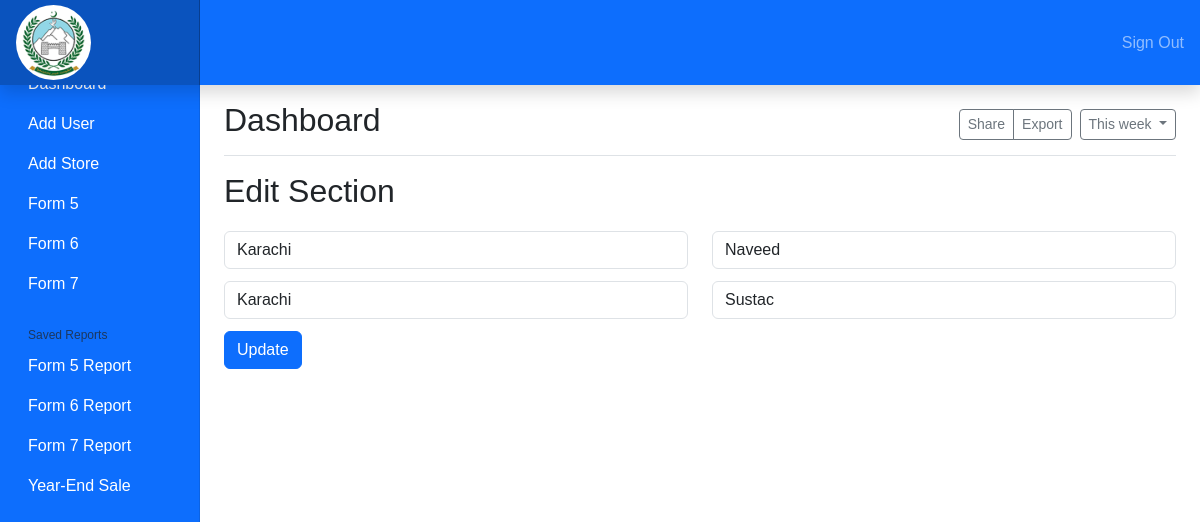
Page /DrugApp/index.php/AddstoreController/edit/19 on the committed database.
### tables this page shows
CREATE TABLE `store` (
  `id` int(11) NOT NULL,
  `storename` varchar(50) NOT NULL,
  `ownername` varchar(50) NOT NULL,
  `address` varchar(100) NOT NULL,
  `drugs` text NOT NULL,
  `reg` varchar(30) NOT NULL
);

### DrugApp/application/controllers/AddstoreController.php (called while the page is built, shortened)
<?php
class AddstoreController extends CI_Controller
{
    public function __construct()
    {
        $this->load->model('StoreModel');
    }
    function edit($id){
        $this->load->model('EditModel');
        $data['user']= $this->EditModel->getuser($id);
        $data['id'] = $id;
        $this->load->view('Editview',$data);
    }
}

### DrugApp/index.php (called while the page is built, shortened)
<?php
require_once BASEPATH.'core/CodeIgniter.php';

### DrugApp/application/models/EditModel.php (called while the page is built, shortened)
<?php
class EditModel extends CI_Model{
    public function getuser($id){
        $this->db->where('id',$id);
        $query = $this->db->get('store');
        return $query->row();
    }
}
?>

### DrugApp/application/views/Editview.php (the view, shortened to what this page needs)
<header class="navbar navbar-dark sticky-top bg-primary flex-md-nowrap p-0 shadow">
    <a class="navbar-brand col-md-3 col-lg-2 me-0 px-3" href="#">
        <img class="rounded-circle" src="../assets/images/bfc.png" alt="logo" style="width: 75px; height:75px;" />
    </a>
    <div class="navbar-nav">
        <div class="nav-item text-nowrap">
            <a class="nav-link px-3" href="<?php echo base_url('index.php/DashboardController/logout'); ?>">Sign out</a>
        </div>
    </div>
</header>
<div class="container-fluid">
    <div class="row">
        <nav id="sidebarMenu" class="col-md-3 col-lg-2 d-md-block bg-primary sidebar collapse">
            <div class="position-sticky pt-3">
                <ul class="nav flex-column">
                    <li class="nav-item">
                        <a class="nav-link active" aria-current="page" href="#">
                        </a>
                    </li>
                    <li class="nav-item">
                        <a class="nav-link" href="" data-bs-toggle="modal" data-bs-target="#myModal">
                            Add User
                        </a>
                    </li>
                    <li class="nav-item">
                        <a class="nav-link" href="<?php echo base_url('index.php/AddstoreController') ?>">
                            Add Store
                        </a>
                    </li>
                    <li class="nav-item">
                        <a class="nav-link" href="<?php echo base_url('index.php/formscontroller/FormfiveController') ?>">
                            Form 5
                        </a>
                    </li>
                    <li class="nav-item">
                        <a class="nav-link" href="#">
                            Form 6
                        </a>
                    </li>
                    <li class="nav-item">
                        <a class="nav-link" href="#">
                            Form 7
                        </a>
                    </li>
                </ul>
                <h6 class="sidebar-heading d-flex justify-content-between align-items-center px-3 mt-4 mb-1 text-muted">
                    <span>Saved reports</span>
                </h6>
                <ul class="nav flex-column mb-2">
                    <li class="nav-item">
                        <a class="nav-link" href="<?php echo base_url('index.php/formscontroller/FormfiveController') ?>">
                            Form 5 Report
                        </a>
                    </li>
                    <li class="nav-item">
                        <a class="nav-link" href="#">
                            Form 6 Report
                        </a>
                    </li>
                    <li class="nav-item">
                        <a class="nav-link" href="#">
                            Form 7 Report
                        </a>
                    </li>
                    <li class="nav-item">
                        <a class="nav-link" href="#">
                            Year-end sale
                        </a>
                    </li>
                </ul>
            </div>
        </nav>
        <main class="col-md-9 ms-sm-auto col-lg-10 px-md-4">
            <div class="d-flex justify-content-between flex-wrap flex-md-nowrap align-items-center pt-3 pb-2 mb-3 border-bottom">
                <h1 class="h2">Dashboard</h1>
                <div class="btn-toolbar mb-2 mb-md-0">
                    <div class="btn-group me-2">
                        <button type="button" class="btn btn-sm btn-outline-secondary">Share</button>
                        <button type="button" class="btn btn-sm btn-outline-secondary">Export</button>
                    </div>
                    <button type="button" class="btn btn-sm btn-outline-secondary dropdown-toggle">
                        This week
                    </button>
                </div>
            </div>
            <h2>Edit Section</h2>
            <form action="<?php echo base_url('index.php/AddstoreController/edit') ?>" method="post">
                <div class="row">
                    <div class="col-md-6 col-sm-6">
                        <div class="form-group">
                            <input type="text" class="form-control" name="storename" value="<?= $user->storename ?>">
                        </div>
                    </div>
                    <div class="col-md-6 col-sm-6">
                        <div class="form-group">
                            <input type="text" class="form-control" name="ownername" value="<?= $user->ownername ?>">
                        </div>
                    </div>
                </div>
                <div class="row">
                    <div class="col-md-6 col-sm-6">
                        <div class="form-group">
                            <input type="text" class="form-control" name="address" value="<?= $user->address ?>">
                        </div>
                    </div>
                    <div class="col-md-6 col-sm-6">
                        <div class="form-group">
                            <input type="text" class="form-control" name="drugs" value="<?= $user->drugs ?>">
                        </div>
                    </div>
                </div>
                <div class="form-group">
                    <input type="submit" class="btn btn-primary" name="submit" value="update">
                </div>
            </form>
        </main>
    </div>
</div>

### DrugApp/assets/style.css (style rules this page uses)
* { padding: 0; margin: 0; box-sizing: border-box; font-family: Verdana, Geneva, Tahoma, sans-serif; text-transform: capitalize; }
:root { --bg-color: #393E46; --text-color:#EEEEEE; --content-card-color:#FD7014; --bg2-color:#222831; }

### DrugApp/assets/signin.css (style rules this page uses)
form .form-group { margin-top: 12px; }

### DrugApp/assets/dashboard.css (style rules this page uses)
body { font-size: .875rem; }
.sidebar { position: fixed; top: 0; bottom: 0; left: 0; z-index: 100; padding: 48px 0 0; box-shadow: inset -1px 0 0 rgba(0, 0, 0, .1); }
.sidebar .nav-item .nav-link { color: #fff !important; }
.sidebar .nav-link { font-weight: 500; color: #fff; }
.sidebar .nav-link.active { color: #2470dc; }
.sidebar-heading { font-size: .75rem; text-transform: uppercase; }
.navbar-brand { padding-top: .75rem; padding-bottom: .75rem; font-size: 1rem; background-color: rgba(0, 0, 0, .25); box-shadow: inset -1px 0 0 rgba(0, 0, 0, .25); }

### rows in the picture
store: storename "karachi", ownername "naveed", address "karachi", drugs "sustac"
